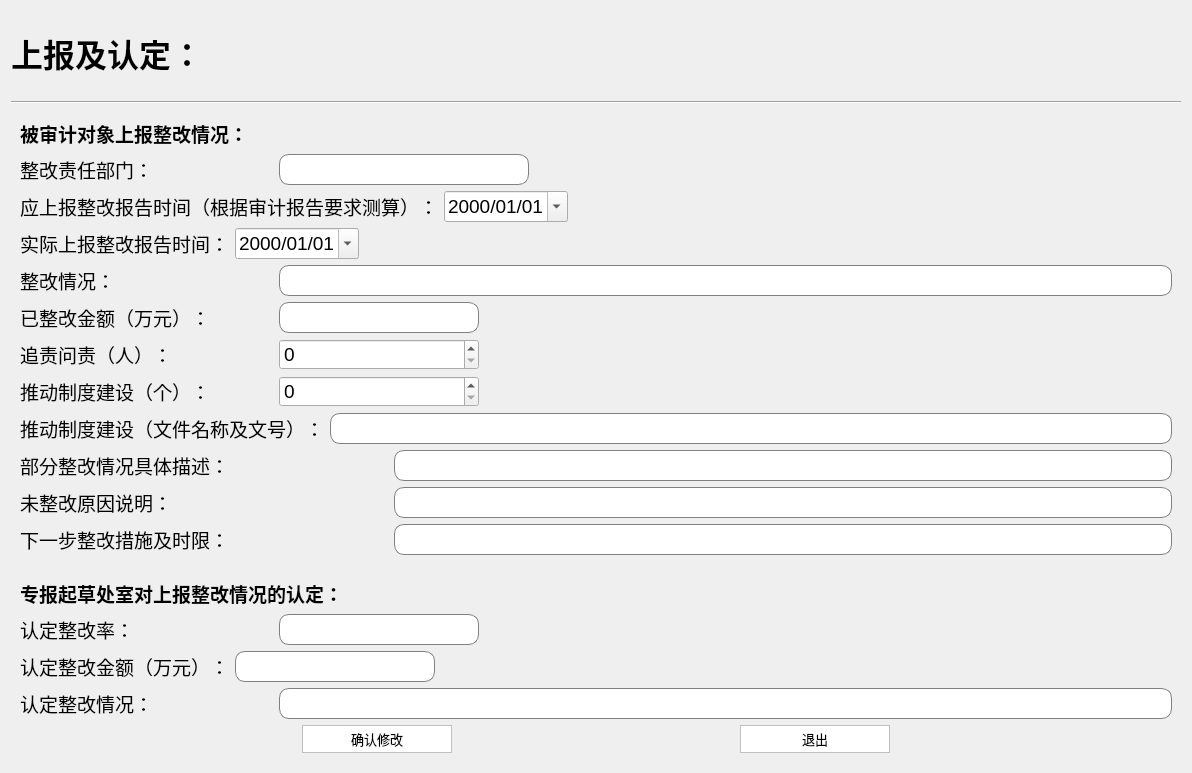
<?xml version="1.0" encoding="UTF-8"?>
<ui version="4.0">
 <class>Dialog</class>
 <widget class="QDialog" name="Dialog">
  <property name="geometry">
   <rect>
    <x>0</x>
    <y>0</y>
    <width>1192</width>
    <height>773</height>
   </rect>
  </property>
  <property name="windowTitle">
   <string>Dialog</string>
  </property>
  <property name="styleSheet">
   <string notr="true">QComboBox{
	background:white;
	border:1px solid gray;
    width:300px;
    border-radius:10px;
    padding:2px 4px;
}
QLineEdit{
    border:1px solid gray;
    width:300px;
    border-radius:10px;
    padding:2px 4px;
}
QPushButton{  
    border: 1px solid #C0C0C0;  
    background-color:#FFFFFF;  
    border-style: solid;  
    border-radius:0px;  
    width: 100px;  
    height:20px;  
    padding:0 0px;  
} 
QPushButton:hover{     
    border: 1px solid #E3C46F;  
    background-color:#FEF4BF;  
    border-style: solid;  
    border-radius:2px;  
    width: 40px;  
    height:20px;  
    padding:0 0px;  
}
QPushButton:pressed{  
    background-color:#EAF0FF;  
    border: 1px solid #AAB4C4;  
    width: 40px;  
    height:20px;  
    padding:0 0px;  
    border-radius:1px;  
} </string>
  </property>
  <layout class="QVBoxLayout" name="verticalLayout_3">
   <item>
    <widget class="QLabel" name="label_147">
     <property name="font">
      <font>
       <pointsize>24</pointsize>
       <weight>75</weight>
       <bold>true</bold>
      </font>
     </property>
     <property name="text">
      <string>上报及认定：</string>
     </property>
    </widget>
   </item>
   <item>
    <widget class="Line" name="line">
     <property name="orientation">
      <enum>Qt::Horizontal</enum>
     </property>
    </widget>
   </item>
   <item>
    <widget class="QWidget" name="widget" native="true">
     <layout class="QVBoxLayout" name="verticalLayout">
      <item>
       <widget class="QLabel" name="label">
        <property name="font">
         <font>
          <pointsize>14</pointsize>
          <weight>75</weight>
          <bold>true</bold>
         </font>
        </property>
        <property name="text">
         <string>被审计对象上报整改情况：</string>
        </property>
       </widget>
      </item>
      <item>
       <layout class="QHBoxLayout" name="horizontalLayout_14">
        <item>
         <widget class="QLabel" name="label_3">
          <property name="minimumSize">
           <size>
            <width>253</width>
            <height>0</height>
           </size>
          </property>
          <property name="font">
           <font>
            <pointsize>14</pointsize>
           </font>
          </property>
          <property name="text">
           <string>整改责任部门：</string>
          </property>
         </widget>
        </item>
        <item>
         <widget class="QLineEdit" name="lineEdit_1">
          <property name="maximumSize">
           <size>
            <width>250</width>
            <height>16777215</height>
           </size>
          </property>
          <property name="font">
           <font>
            <pointsize>14</pointsize>
           </font>
          </property>
         </widget>
        </item>
        <item>
         <spacer name="horizontalSpacer_3">
          <property name="orientation">
           <enum>Qt::Horizontal</enum>
          </property>
          <property name="sizeHint" stdset="0">
           <size>
            <width>40</width>
            <height>20</height>
           </size>
          </property>
         </spacer>
        </item>
       </layout>
      </item>
      <item>
       <layout class="QHBoxLayout" name="horizontalLayout">
        <item>
         <widget class="QLabel" name="label_4">
          <property name="font">
           <font>
            <pointsize>14</pointsize>
           </font>
          </property>
          <property name="text">
           <string>应上报整改报告时间（根据审计报告要求测算）：</string>
          </property>
         </widget>
        </item>
        <item>
         <widget class="QDateEdit" name="dateEdit">
          <property name="font">
           <font>
            <pointsize>14</pointsize>
           </font>
          </property>
          <property name="displayFormat">
           <string>yyyy/MM/dd</string>
          </property>
          <property name="calendarPopup">
           <bool>true</bool>
          </property>
         </widget>
        </item>
        <item>
         <spacer name="horizontalSpacer_2">
          <property name="orientation">
           <enum>Qt::Horizontal</enum>
          </property>
          <property name="sizeHint" stdset="0">
           <size>
            <width>40</width>
            <height>20</height>
           </size>
          </property>
         </spacer>
        </item>
       </layout>
      </item>
      <item>
       <layout class="QHBoxLayout" name="horizontalLayout_13">
        <item>
         <widget class="QLabel" name="label_5">
          <property name="font">
           <font>
            <pointsize>14</pointsize>
           </font>
          </property>
          <property name="text">
           <string>实际上报整改报告时间：</string>
          </property>
         </widget>
        </item>
        <item>
         <widget class="QDateEdit" name="dateEdit_2">
          <property name="font">
           <font>
            <pointsize>14</pointsize>
           </font>
          </property>
          <property name="displayFormat">
           <string>yyyy/MM/dd</string>
          </property>
          <property name="calendarPopup">
           <bool>true</bool>
          </property>
         </widget>
        </item>
        <item>
         <spacer name="horizontalSpacer">
          <property name="orientation">
           <enum>Qt::Horizontal</enum>
          </property>
          <property name="sizeHint" stdset="0">
           <size>
            <width>40</width>
            <height>20</height>
           </size>
          </property>
         </spacer>
        </item>
       </layout>
      </item>
      <item>
       <layout class="QHBoxLayout" name="horizontalLayout_7">
        <item>
         <widget class="QLabel" name="label_6">
          <property name="minimumSize">
           <size>
            <width>253</width>
            <height>0</height>
           </size>
          </property>
          <property name="font">
           <font>
            <pointsize>14</pointsize>
           </font>
          </property>
          <property name="text">
           <string>整改情况：</string>
          </property>
         </widget>
        </item>
        <item>
         <widget class="QLineEdit" name="lineEdit_2">
          <property name="font">
           <font>
            <pointsize>14</pointsize>
           </font>
          </property>
         </widget>
        </item>
       </layout>
      </item>
      <item>
       <layout class="QHBoxLayout" name="horizontalLayout_3" stretch="1,1,5">
        <item>
         <widget class="QLabel" name="label_7">
          <property name="minimumSize">
           <size>
            <width>253</width>
            <height>0</height>
           </size>
          </property>
          <property name="font">
           <font>
            <pointsize>14</pointsize>
           </font>
          </property>
          <property name="text">
           <string>已整改金额（万元）：</string>
          </property>
         </widget>
        </item>
        <item>
         <widget class="QLineEdit" name="lineEdit_3">
          <property name="maximumSize">
           <size>
            <width>200</width>
            <height>16777215</height>
           </size>
          </property>
          <property name="font">
           <font>
            <pointsize>14</pointsize>
           </font>
          </property>
         </widget>
        </item>
        <item>
         <spacer name="horizontalSpacer_4">
          <property name="orientation">
           <enum>Qt::Horizontal</enum>
          </property>
          <property name="sizeHint" stdset="0">
           <size>
            <width>40</width>
            <height>20</height>
           </size>
          </property>
         </spacer>
        </item>
       </layout>
      </item>
      <item>
       <layout class="QHBoxLayout" name="horizontalLayout_12" stretch="1,0,5">
        <item>
         <widget class="QLabel" name="label_8">
          <property name="minimumSize">
           <size>
            <width>253</width>
            <height>0</height>
           </size>
          </property>
          <property name="font">
           <font>
            <pointsize>14</pointsize>
           </font>
          </property>
          <property name="text">
           <string>追责问责（人）：</string>
          </property>
         </widget>
        </item>
        <item>
         <widget class="QSpinBox" name="spinBox">
          <property name="minimumSize">
           <size>
            <width>200</width>
            <height>0</height>
           </size>
          </property>
          <property name="font">
           <font>
            <pointsize>14</pointsize>
           </font>
          </property>
         </widget>
        </item>
        <item>
         <spacer name="horizontalSpacer_5">
          <property name="orientation">
           <enum>Qt::Horizontal</enum>
          </property>
          <property name="sizeHint" stdset="0">
           <size>
            <width>40</width>
            <height>20</height>
           </size>
          </property>
         </spacer>
        </item>
       </layout>
      </item>
      <item>
       <layout class="QHBoxLayout" name="horizontalLayout_10" stretch="1,0,5">
        <item>
         <widget class="QLabel" name="label_9">
          <property name="minimumSize">
           <size>
            <width>253</width>
            <height>0</height>
           </size>
          </property>
          <property name="font">
           <font>
            <pointsize>14</pointsize>
           </font>
          </property>
          <property name="text">
           <string>推动制度建设（个）：</string>
          </property>
         </widget>
        </item>
        <item>
         <widget class="QSpinBox" name="spinBox_2">
          <property name="minimumSize">
           <size>
            <width>200</width>
            <height>0</height>
           </size>
          </property>
          <property name="font">
           <font>
            <pointsize>14</pointsize>
           </font>
          </property>
         </widget>
        </item>
        <item>
         <spacer name="horizontalSpacer_6">
          <property name="orientation">
           <enum>Qt::Horizontal</enum>
          </property>
          <property name="sizeHint" stdset="0">
           <size>
            <width>40</width>
            <height>20</height>
           </size>
          </property>
         </spacer>
        </item>
       </layout>
      </item>
      <item>
       <layout class="QHBoxLayout" name="horizontalLayout_11">
        <item>
         <widget class="QLabel" name="label_10">
          <property name="font">
           <font>
            <pointsize>14</pointsize>
           </font>
          </property>
          <property name="text">
           <string>推动制度建设（文件名称及文号）：</string>
          </property>
         </widget>
        </item>
        <item>
         <widget class="QLineEdit" name="lineEdit_6">
          <property name="font">
           <font>
            <pointsize>14</pointsize>
           </font>
          </property>
         </widget>
        </item>
       </layout>
      </item>
      <item>
       <layout class="QHBoxLayout" name="horizontalLayout_4">
        <item>
         <widget class="QLabel" name="label_11">
          <property name="minimumSize">
           <size>
            <width>368</width>
            <height>0</height>
           </size>
          </property>
          <property name="font">
           <font>
            <pointsize>14</pointsize>
           </font>
          </property>
          <property name="text">
           <string>部分整改情况具体描述：</string>
          </property>
         </widget>
        </item>
        <item>
         <widget class="QLineEdit" name="lineEdit_7">
          <property name="font">
           <font>
            <pointsize>14</pointsize>
           </font>
          </property>
         </widget>
        </item>
       </layout>
      </item>
      <item>
       <layout class="QHBoxLayout" name="horizontalLayout_5">
        <item>
         <widget class="QLabel" name="label_12">
          <property name="minimumSize">
           <size>
            <width>368</width>
            <height>0</height>
           </size>
          </property>
          <property name="font">
           <font>
            <pointsize>14</pointsize>
           </font>
          </property>
          <property name="text">
           <string>未整改原因说明：</string>
          </property>
         </widget>
        </item>
        <item>
         <widget class="QLineEdit" name="lineEdit_8">
          <property name="font">
           <font>
            <pointsize>14</pointsize>
           </font>
          </property>
         </widget>
        </item>
       </layout>
      </item>
      <item>
       <layout class="QHBoxLayout" name="horizontalLayout_6">
        <item>
         <widget class="QLabel" name="label_13">
          <property name="minimumSize">
           <size>
            <width>368</width>
            <height>0</height>
           </size>
          </property>
          <property name="font">
           <font>
            <pointsize>14</pointsize>
           </font>
          </property>
          <property name="text">
           <string>下一步整改措施及时限：</string>
          </property>
         </widget>
        </item>
        <item>
         <widget class="QLineEdit" name="lineEdit_9">
          <property name="font">
           <font>
            <pointsize>14</pointsize>
           </font>
          </property>
         </widget>
        </item>
       </layout>
      </item>
     </layout>
    </widget>
   </item>
   <item>
    <widget class="QWidget" name="widget_2" native="true">
     <layout class="QVBoxLayout" name="verticalLayout_2">
      <item>
       <widget class="QLabel" name="label_2">
        <property name="font">
         <font>
          <pointsize>14</pointsize>
          <weight>75</weight>
          <bold>true</bold>
         </font>
        </property>
        <property name="text">
         <string>专报起草处室对上报整改情况的认定：</string>
        </property>
       </widget>
      </item>
      <item>
       <layout class="QHBoxLayout" name="horizontalLayout_9" stretch="1,1,5">
        <item>
         <widget class="QLabel" name="label_14">
          <property name="minimumSize">
           <size>
            <width>253</width>
            <height>0</height>
           </size>
          </property>
          <property name="font">
           <font>
            <pointsize>14</pointsize>
           </font>
          </property>
          <property name="text">
           <string>认定整改率：</string>
          </property>
         </widget>
        </item>
        <item>
         <widget class="QLineEdit" name="lineEdit_10">
          <property name="maximumSize">
           <size>
            <width>200</width>
            <height>16777215</height>
           </size>
          </property>
          <property name="font">
           <font>
            <pointsize>14</pointsize>
           </font>
          </property>
         </widget>
        </item>
        <item>
         <spacer name="horizontalSpacer_7">
          <property name="orientation">
           <enum>Qt::Horizontal</enum>
          </property>
          <property name="sizeHint" stdset="0">
           <size>
            <width>40</width>
            <height>20</height>
           </size>
          </property>
         </spacer>
        </item>
       </layout>
      </item>
      <item>
       <layout class="QHBoxLayout" name="horizontalLayout_8" stretch="1,1,5">
        <item>
         <widget class="QLabel" name="label_15">
          <property name="font">
           <font>
            <pointsize>14</pointsize>
           </font>
          </property>
          <property name="text">
           <string>认定整改金额（万元）：</string>
          </property>
         </widget>
        </item>
        <item>
         <widget class="QLineEdit" name="lineEdit_11">
          <property name="maximumSize">
           <size>
            <width>200</width>
            <height>16777215</height>
           </size>
          </property>
          <property name="font">
           <font>
            <pointsize>14</pointsize>
           </font>
          </property>
         </widget>
        </item>
        <item>
         <spacer name="horizontalSpacer_8">
          <property name="orientation">
           <enum>Qt::Horizontal</enum>
          </property>
          <property name="sizeHint" stdset="0">
           <size>
            <width>40</width>
            <height>20</height>
           </size>
          </property>
         </spacer>
        </item>
       </layout>
      </item>
      <item>
       <layout class="QHBoxLayout" name="horizontalLayout_16">
        <item>
         <widget class="QLabel" name="label_16">
          <property name="minimumSize">
           <size>
            <width>253</width>
            <height>0</height>
           </size>
          </property>
          <property name="font">
           <font>
            <pointsize>14</pointsize>
           </font>
          </property>
          <property name="text">
           <string>认定整改情况：</string>
          </property>
         </widget>
        </item>
        <item>
         <widget class="QLineEdit" name="lineEdit_12">
          <property name="font">
           <font>
            <pointsize>14</pointsize>
           </font>
          </property>
         </widget>
        </item>
       </layout>
      </item>
      <item>
       <layout class="QHBoxLayout" name="horizontalLayout_15">
        <item>
         <widget class="QPushButton" name="pushButton_revise">
          <property name="minimumSize">
           <size>
            <width>0</width>
            <height>28</height>
           </size>
          </property>
          <property name="maximumSize">
           <size>
            <width>150</width>
            <height>16777215</height>
           </size>
          </property>
          <property name="font">
           <font>
            <pointsize>10</pointsize>
           </font>
          </property>
          <property name="focusPolicy">
           <enum>Qt::NoFocus</enum>
          </property>
          <property name="text">
           <string>确认修改</string>
          </property>
         </widget>
        </item>
        <item>
         <widget class="QPushButton" name="pushButton_quit">
          <property name="minimumSize">
           <size>
            <width>0</width>
            <height>28</height>
           </size>
          </property>
          <property name="maximumSize">
           <size>
            <width>150</width>
            <height>16777215</height>
           </size>
          </property>
          <property name="font">
           <font>
            <pointsize>10</pointsize>
           </font>
          </property>
          <property name="focusPolicy">
           <enum>Qt::NoFocus</enum>
          </property>
          <property name="text">
           <string>退出</string>
          </property>
         </widget>
        </item>
       </layout>
      </item>
     </layout>
    </widget>
   </item>
  </layout>
 </widget>
 <resources/>
 <connections/>
</ui>
